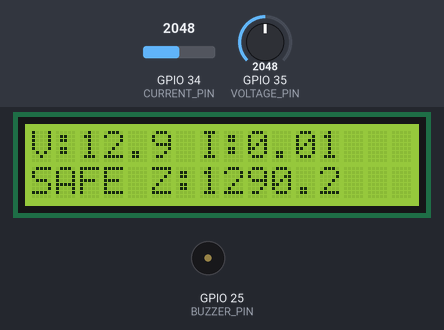
Simulated run of this sketch. Board: ESP32. Shown: 16×2 character LCD, buzzer (waves = sounding, pin HIGH). The test bench sets the inputs (shaded band); at power-on: GPIO 34 (CURRENT_PIN) = 2048, GPIO 35 (VOLTAGE_PIN) = 2048 (analog values on the 0–4095 scale). WiFi joins after 1.5 s; servers stay silent unless stated; what the sketch prints to the serial monitor is not drawn.

Above: at 7.2 s.
7.3 s: GPIO 34 (CURRENT_PIN) set to 2580
At 8.1 s:
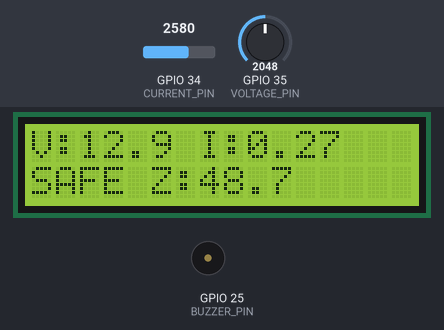
9.0 s: GPIO 34 (CURRENT_PIN) set to 2699
At 11.9 s:
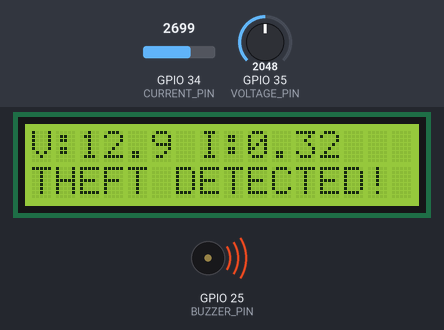
12.0 s: GPIO 35 (VOLTAGE_PIN) set to 1319
At 13.1 s:
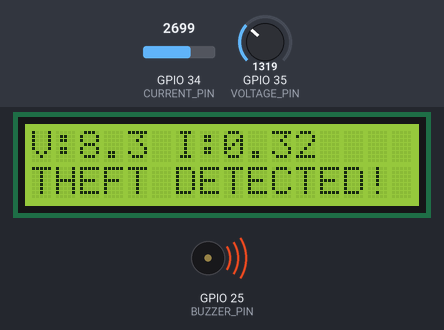
14.0 s: GPIO 35 (VOLTAGE_PIN) set to 1242
At 15.7 s:
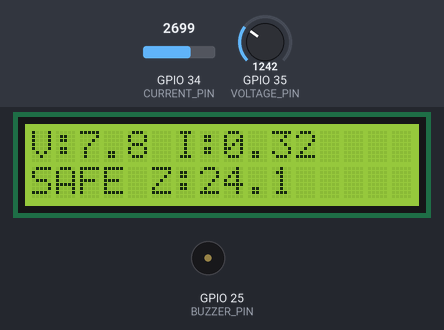
16.0 s: GPIO 35 (VOLTAGE_PIN) set to 1228
At 17.4 s:
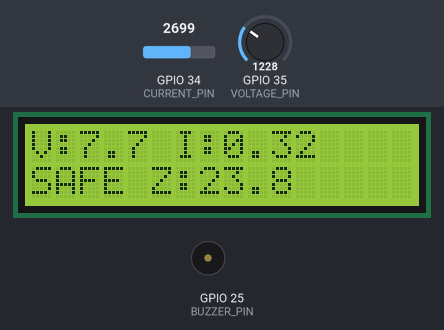
18.0 s: GPIO 34 (CURRENT_PIN) set to 2866
At 18.9 s:
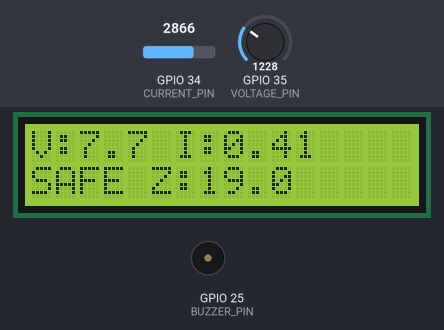
Timing chart, 0 to 21.0 s (numbered marks = the images above; inputs shaded):
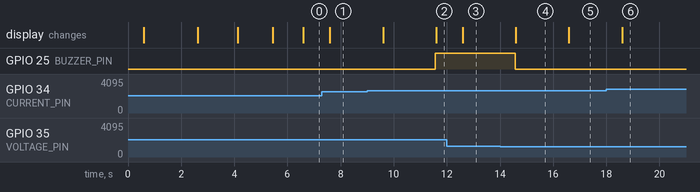

Measured:
- the behaviour switches between 2650 and 2651 on GPIO 34 (CURRENT_PIN) (found by bisection; images 1 and 2)
- the behaviour switches between 1288 and 1287 on GPIO 35 (VOLTAGE_PIN) (found by bisection; images 3 and 4)
- after the input at 7.3 s, the display: changes after 0.30 s (image 1)
- after the input at 9.0 s, GPIO 25 (BUZZER_PIN): LOW → HIGH after 2.6 s; the display: first changes after 0.60 s (image 2 shows a later state)
- after the input at 12.0 s, the display: changes after 0.60 s (image 3)
- after the input at 14.0 s, GPIO 25 (BUZZER_PIN): HIGH → LOW after 0.57 s; the display: changes after 0.60 s (image 4)
- after the input at 16.0 s, the display: changes after 0.60 s (image 5)
- after the input at 18.0 s, the display: changes after 0.60 s (image 6)

The sketch:

power_anomaly_detection.ino
```cpp
/**
 * @file power_anomaly_detection.ino
 * @brief IoT Power Anomaly & Theft Detection System using ESP32, Blynk IoT, and I2C LCD.
 *
 * Technical Principles:
 *  - High-speed RMS sampling of Voltage (ZMPT101B) and Current (ACS712)
 *  - Real-time Line Impedance Calculation (Z = Vrms / Irms)
 *  - Power Theft / Tap Detection via Impedance Discrepancy & Threshold Logic
 *  - Non-blocking BlynkTimer scheduling to prevent Cloud disconnects
 *  - Visual reporting via 16x2 I2C LCD and Real-time Blynk IoT Cloud Dashboard
 */

// ============================================================================
// BLYNK CONFIGURATION
// ============================================================================
#define BLYNK_TEMPLATE_ID   "TMPL35--0-P5a"
#define BLYNK_TEMPLATE_NAME "power anomaly detection"
#define BLYNK_AUTH_TOKEN    "lwnSllXxbWFN9XxtVwJ6Tz2PUxOwr4Xy"

#define BLYNK_PRINT Serial

#include <WiFi.h>
#include <BlynkSimpleEsp32.h>
#include <Wire.h>
#include <LiquidCrystal_I2C.h>

// ============================================================================
// NETWORK CREDENTIALS
// ============================================================================
char ssid[] = "TEST24";
char pass[] = "12345678";

// ============================================================================
// HARDWARE PIN DEFINITIONS (ESP32)
// ============================================================================
#define CURRENT_PIN 34    // ADC1_CH6 (Input-only, ideal for sensor ADC)
#define VOLTAGE_PIN 35    // ADC1_CH7 (Input-only, ideal for sensor ADC)
#define BUZZER_PIN  25    // Digital GPIO for active buzzer alert

// ============================================================================
// PERIPHERALS & CALIBRATION CONSTANTS
// ============================================================================
// LCD I2C Address (typically 0x27 or 0x3F)
LiquidCrystal_I2C lcd(0x27, 16, 2);

// Non-blocking timer for Blynk Cloud compliance
BlynkTimer timer;

// Calibration scale factors
// ZMPT101B / Voltage Divider scaling
const float voltageScale  = 0.0063f;

// ACS712 Current sensor mid-point offset (ESP32 12-bit ADC mid-scale ~ 2048 count)
const float currentOffset = 2050.0f;
const float currentScale  = 0.0005f;

// Anomaly / Theft Detection Thresholds
const float thresholdZ    = 25.0f;   // Expected normal grid impedance threshold
const float minCurrentA   = 0.30f;   // Minimum significant current to evaluate theft
const int   noiseFilterLimit = 3;    // Consecutive anomalous cycles needed before triggering alarm

// Operational Runtime State
bool alertSent   = false;
int  lowZCount   = 0;

// Cached metrics
float currentVrms = 0.0f;
float currentIrms = 0.0f;
float currentZ    = 0.0f;
bool  theftState  = false;

// ============================================================================
// RMS SENSING FUNCTIONS
// ============================================================================

/**
 * @brief Computes true RMS across 200 samples over a full AC cycle (50Hz / 60Hz).
 * @param pin ESP32 ADC pin to sample.
 * @return float Root-Mean-Square raw ADC value.
 */
float readRMS(int pin) {
    float sum = 0.0f;
    const int samples = 200;

    // ESP32 ADC reads 12-bit (0 - 4095)
    for (int i = 0; i < samples; i++) {
        float value = (float)analogRead(pin);
        sum += value * value;
        delayMicroseconds(200); // 200us * 200 = 40ms (2 full 50Hz cycles)
    }

    return sqrt(sum / (float)samples);
}

/**
 * @brief Computes true AC current RMS subtracting quiescent DC offset.
 */
float readCurrentRMS(int pin, float offset) {
    float sumSquares = 0.0f;
    const int samples = 200;

    for (int i = 0; i < samples; i++) {
        float value = (float)analogRead(pin);
        float delta = value - offset;
        sumSquares += delta * delta;
        delayMicroseconds(200);
    }

    return sqrt(sumSquares / (float)samples);
}

// ============================================================================
// CORE MONITORING & THEFT LOGIC
// ============================================================================

void processPowerMonitoring() {
    // 1. Acquire raw signals
    float rawV = readRMS(VOLTAGE_PIN);

    // AC current RMS calculation using midpoint offset
    float rawIAC = readCurrentRMS(CURRENT_PIN, currentOffset);
    float Irms = rawIAC * currentScale;

    // Voltage calculation
    float Vrms = rawV * voltageScale;

    // Prevent divide-by-zero or micro-noise currents
    if (Irms < 0.01f) {
        Irms = 0.01f;
    }

    // Dynamic Line Impedance (Ohm's Law: Z = V / I)
    float Z = Vrms / Irms;

    // Cache values
    currentVrms = Vrms;
    currentIrms = Irms;
    currentZ    = Z;

    // 2. Anomaly / Theft Evaluation
    // An abnormal impedance signature under load indicates unauthorized parallel load / tap
    if (Z > thresholdZ && Irms > minCurrentA) {
        lowZCount++;
    } else {
        lowZCount = 0;
    }

    // Multi-cycle debounce to reject transient switching surges
    if (lowZCount >= noiseFilterLimit) {
        theftState = true;
        digitalWrite(BUZZER_PIN, HIGH);

        if (!alertSent) {
            Serial.println(F("[ALERT] Power Theft Detected! Logging event to Blynk..."));
            Blynk.logEvent("theft_alert", "Power Theft Detected!");
            alertSent = true;
        }
    } else {
        theftState = false;
        digitalWrite(BUZZER_PIN, LOW);
        alertSent = false;
    }

    // 3. Serial Monitor Diagnostics
    Serial.print(F("V: "));
    Serial.print(Vrms, 1);
    Serial.print(F(" V | I: "));
    Serial.print(Irms, 3);
    Serial.print(F(" A | Z: "));
    Serial.print(Z, 2);
    Serial.print(F(" Ohm | Status: "));
    Serial.println(theftState ? F("THEFT DETECTED [!]") : F("NORMAL"));

    // 4. Update Blynk IoT Cloud Datastreams
    if (Blynk.connected()) {
        Blynk.virtualWrite(V0, Vrms);
        Blynk.virtualWrite(V1, Irms);
        Blynk.virtualWrite(V2, Z);
        Blynk.virtualWrite(V3, theftState ? 1 : 0);
    }

    // 5. Update 16x2 I2C LCD Display
    lcd.setCursor(0, 0);
    lcd.print("V:");
    lcd.print(Vrms, 1);
    lcd.print(" I:");
    lcd.print(Irms, 2);
    lcd.print("    ");

    lcd.setCursor(0, 1);
    if (theftState) {
        lcd.print("THEFT DETECTED! ");
    } else {
        lcd.print("SAFE Z:");
        lcd.print(Z, 1);
        lcd.print("    ");
    }
}

// ============================================================================
// SYSTEM SETUP
// ============================================================================

void setup() {
    Serial.begin(115200);
    delay(500);

    Serial.println(F("=================================================="));
    Serial.println(F("     ESP32 POWER ANOMALY & THEFT DETECTOR         "));
    Serial.println(F("=================================================="));

    pinMode(BUZZER_PIN, OUTPUT);
    digitalWrite(BUZZER_PIN, LOW);

    // Configure ESP32 ADC resolution (12-bit: 0 - 4095)
    analogReadResolution(12);

    // Initialize 16x2 I2C LCD
    Wire.begin();
    lcd.init();
    lcd.backlight();
    lcd.clear();

    lcd.setCursor(0, 0);
    lcd.print("POWER MONITOR");
    lcd.setCursor(0, 1);
    lcd.print("Initializing...");
    delay(1500);

    // WiFi Setup
    Serial.print(F("Connecting to WiFi: "));
    Serial.println(ssid);
    WiFi.mode(WIFI_STA);
    WiFi.disconnect(true);
    delay(500);
    WiFi.begin(ssid, pass);

    lcd.clear();
    lcd.setCursor(0, 0);
    lcd.print("Connecting WiFi");

    unsigned long wifiStart = millis();
    while (WiFi.status() != WL_CONNECTED && (millis() - wifiStart < 15000)) {
        delay(500);
        Serial.print('.');
    }

    if (WiFi.status() == WL_CONNECTED) {
        Serial.println(F("\n[SUCCESS] WiFi Connected!"));
        Serial.print(F("IP Address: "));
        Serial.println(WiFi.localIP());

        lcd.setCursor(0, 1);
        lcd.print("WiFi Connected! ");
    } else {
        Serial.println(F("\n[WARNING] WiFi Connection Timeout. Running in offline mode."));
        lcd.setCursor(0, 1);
        lcd.print("WiFi Timeout    ");
    }
    delay(1000);

    // Blynk Cloud Connection Setup
    Blynk.config(BLYNK_AUTH_TOKEN, "blynk.cloud", 80);
    if (WiFi.status() == WL_CONNECTED) {
        if (Blynk.connect(5000)) {
            Serial.println(F("[SUCCESS] Blynk Cloud Connected!"));
        } else {
            Serial.println(F("[ERROR] Blynk Cloud Connection Failed."));
        }
    }

    lcd.clear();

    // Schedule power monitoring routine to run every 1000ms via BlynkTimer
    // (Prevents loop blocking and cloud disconnects)
    timer.setInterval(1000L, processPowerMonitoring);
}

// ============================================================================
// MAIN LOOP
// ============================================================================

void loop() {
    // Keep Blynk connection alive
    if (WiFi.status() == WL_CONNECTED) {
        if (Blynk.connected()) {
            Blynk.run();
        } else {
            static unsigned long lastReconnectAttempt = 0;
            if (millis() - lastReconnectAttempt > 10000) {
                lastReconnectAttempt = millis();
                Serial.println(F("Attempting Blynk reconnection..."));
                Blynk.connect();
            }
        }
    }

    // Run scheduled timer tasks (Measurement, Analysis, Display update)
    timer.run();
}
```
